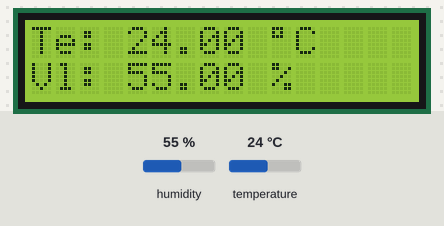
This sketch was run on a simulated Arduino Uno, built with avr-gcc and run on an emulated ATmega328P. On the bench: 16×2 character LCD. The test bench sets the inputs (shaded band); at power-on: humidity 55 %, temperature 24 °C. What the sketch prints to the serial monitor is not drawn.

Above: at 3.2 s.
3.3 s: humidity set to 22 %
At 4.9 s:
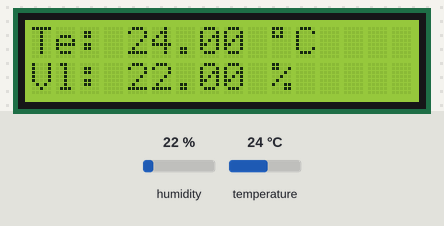
5.7 s: temperature set to 12 °C
At 7.6 s:
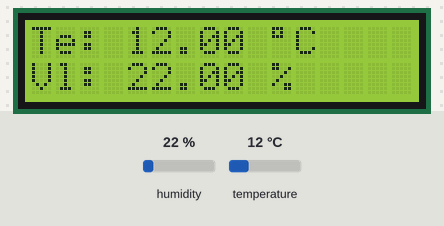
7.9 s: humidity set to 40 %
At 9.5 s:
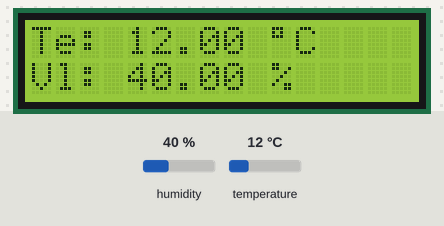
10.0 s: temperature set to 19 °C
At 11.2 s:
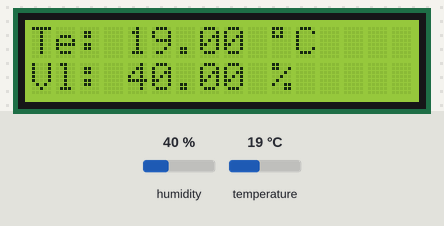
Timing chart, 0 to 13.0 s (numbered marks = the images above; inputs shaded):
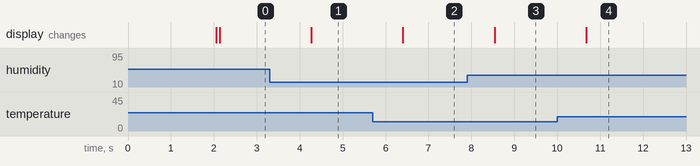

The sketch:

HTU21D_LCD.ino
```cpp
  //naimportujeme si knihovny
  #include <Wire.h>
  #include <HTU21D.h>
  #include <LiquidCrystal_I2C.h>

  int prodleva = 1000;

  HTU21D myHTU21D(HTU21D_RES_RH12_TEMP14);

  // Nastevení adresy displeje a počet znaků na řádek a počet řádků
  LiquidCrystal_I2C lcd(0x27, 16, 2);

void setup()
{
  Serial.begin(9600);
  delay(2000);
  Serial.println("Sériová komunikace funguje");

  //kontroluje, že je čidlo správně zapojené a funguje
  while (myHTU21D.begin() != true)
  {
    Serial.println(F("HTU21D, SHT21 snímač selhal nebo není připojen"));
    delay(5000);
  }
  Serial.println(F("HTU21D, SHT21 snímač je aktivní"));

  //zapnutí displeje a podsvícení
  lcd.begin();
  lcd.backlight();
}


void loop()
{
  //načtení hodnot
  float teplota = myHTU21D.readTemperature();
  float vlhkost = myHTU21D.readHumidity();

  //konzole
  Serial.print("Teplota: ");
  Serial.print(teplota);
  Serial.println(" °C");
  Serial.print("Vlhkost: ");
  Serial.print(vlhkost);
  Serial.println(" %");

  //display
  lcd.clear();
  //první řádek
  lcd.setCursor(0, 0);
  lcd.print("Te: ");
  lcd.print(teplota);
  lcd.print(" ");
  lcd.write(223);
  lcd.print("C");
  //druhý řádek
  lcd.setCursor(0, 1);
  lcd.print("Vl: ");
  lcd.print(vlhkost);
  lcd.print(" %");

  delay(prodleva);
}
```

Measured:
- after the input at 3.3 s, the display: changes after 0.97 s (image 1)
- after the input at 5.7 s, the display: changes after 0.70 s (image 2)
- after the input at 7.9 s, the display: changes after 0.64 s (image 3)
- after the input at 10.0 s, the display: changes after 0.68 s (image 4)
